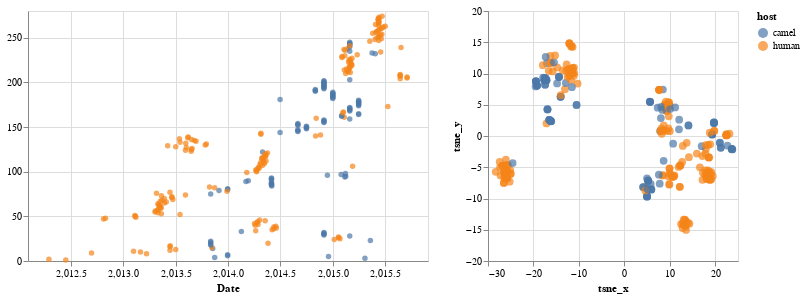

Write notebook code for a chart like this one.
### Code cell
list_of_chart = linking_tree_with_plots_brush(
    merged_tsne_df,
    ['tsne_x','tsne_y'],
    ['tsne_x','tsne_y'],
    'host:N',
    ["host:N","strain:N"]
)
chart_tsne = list_of_chart[0]|list_of_chart[1]
chart_tsne
#chart.save("../docs/TSNEMERSBrush.html")

### Figure 1 — Vega-Lite specification as saved in the notebook (floating-point values rounded to 4 significant figures; data arrays with more than 128 entries replaced by an {"elided": "..."} marker saying what was removed)
{"$schema": "https://vega.github.io/schema/vega-lite/v3.4.0.json", "config": {"mark": {"tooltip": null}, "view": {"height": 300, "width": 400}}, "data": {"name": "data-1fe887106e62642b1e37a57c0394389e"}, "datasets": {"data-1fe887106e62642b1e37a57c0394389e": {"elided": "274 records"}}, "hconcat": [{"encoding": {"color": {"condition": {"field": "host", "selection": "selector031", "type": "nominal"}, "value": "gray"}, "tooltip": [{"field": "host", "type": "nominal"}, {"field": "strain", "type": "nominal"}], "x": {"field": "date", "scale": {"domain": [2012.0, 2016.0]}, "title": "Date", "type": "quantitative"}, "y": {"field": "y", "title": "", "type": "quantitative"}}, "height": 250, "mark": "circle", "selection": {"selector031": {"resolve": "global", "type": "interval"}}, "width": 400}, {"encoding": {"color": {"condition": {"field": "host", "selection": "selector031", "type": "nominal"}, "value": "gray"}, "tooltip": [{"field": "host", "type": "nominal"}, {"field": "strain", "type": "nominal"}], "x": {"field": "tsne_x", "title": "tsne_x", "type": "quantitative"}, "y": {"field": "tsne_y", "title": "tsne_y", "type": "quantitative"}}, "height": 250, "mark": {"size": 60, "type": "circle"}, "selection": {"selector031": {"resolve": "global", "type": "interval"}}, "width": 250}]}
